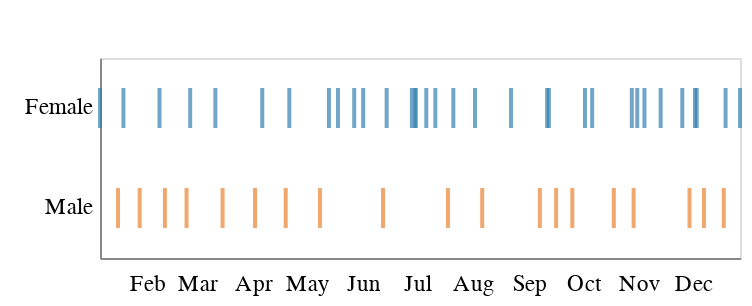

Notebook source saved alongside this figure:
### Code cell
# MOBILE
alt.Chart(books).mark_tick(thickness=2,size=20).encode(
    x=alt.X('date',axis=alt.Axis(tickCount=12, format='%b', tickColor='#ffffff'), title=''),
    y=alt.Y('gender_description',axis=alt.Axis(tickCount=0, tickColor='#ffffff'), title=' '),
    color=alt.Color('gender_description', legend=None)
).configure_axis(
    grid=False).properties(height=100, width=320)

### Figure 1 — Vega-Lite specification as saved in the notebook (floating-point values rounded to 4 significant figures)
{"config": {"view": {"width": 800, "height": 450}, "background": "#ffffff", "title": {"anchor": "start", "font": "Benton Gothic Bold, sans", "fontColor": "#000000", "fontSize": 22, "fontWeight": "normal"}, "arc": {"fill": "#82c6df"}, "area": {"fill": "#82c6df"}, "line": {"stroke": "#82c6df", "strokeWidth": 3}, "path": {"stroke": "#82c6df"}, "rect": {"fill": "#82c6df"}, "shape": {"stroke": "#82c6df"}, "bar": {"fill": "#82c6df"}, "point": {"stroke": "#82c6df"}, "symbol": {"fill": "#82c6df", "size": 30}, "axis": {"titleFont": "Benton Gothic Bold, sans", "titleFontSize": 13, "titleFontWeight": "normal", "labelFont": "Benton Gothic, sans", "labelFontSize": 11.5, "labelFontWeight": "normal", "grid": false}, "axisX": {"labelAngle": 0, "labelPadding": 4, "tickSize": 3}, "axisY": {"labelBaseline": "middle", "maxExtent": 45, "minExtent": 45, "tickSize": 2, "titleAlign": "left", "titleAngle": 0, "titleX": -45, "titleY": -11}, "legend": {"titleFont": "Benton Gothic Bold, sans", "titleFontSize": 13, "titleFontWeight": "normal", "symbolType": "square", "labelFont": "Benton Gothic, sans", "labelFontSize": 11.5}, "range": {"category": ["#3580b1", "#ec8431", "#ab7fb4", "#c89d29", "#adc839", "#829eb1"], "diverging": ["#e68a4f", "#f4bb6a", "#f9e39c", "#dadfe2", "#a6b7c6", "#849eae"], "heatmap": ["#fbf2c7", "#f9e39c", "#f8d36e", "#f4bb6a", "#e68a4f", "#d15a40", "#ab4232"], "ordinal": ["#fbf2c7", "#f9e39c", "#f8d36e", "#f4bb6a", "#e68a4f", "#d15a40", "#ab4232"], "ramp": ["#fbf2c7", "#f9e39c", "#f8d36e", "#f4bb6a", "#e68a4f", "#d15a40", "#ab4232"]}}, "data": {"name": "data-7c8b8837e3db213cb2339b0fa7827d31"}, "mark": {"type": "tick", "size": 20, "thickness": 2}, "encoding": {"color": {"type": "nominal", "field": "gender_description", "legend": null}, "x": {"type": "temporal", "axis": {"format": "%b", "tickColor": "#ffffff", "tickCount": 12}, "field": "date", "title": ""}, "y": {"type": "nominal", "axis": {"tickColor": "#ffffff", "tickCount": 0}, "field": "gender_description", "title": " "}}, "height": 100, "width": 320, "$schema": "https://vega.github.io/schema/vega-lite/v4.0.2.json", "datasets": {"data-7c8b8837e3db213cb2339b0fa7827d31": [{"order": 1, "title": "Brotopia", "author": "Emily Chang", "pages": 317, "url": "https://www.goodreads.com/book/show/36288143-brotopia", "gender": "F", "type": "Non-Fiction", "subgenre": "Business", "avg_goodreads_rating": 4.04, "started": "2018-12-26T00:00:00", "date": "2019-01-06T00:00:00", "faves": null, "year": "2019", "days_to_read": 11, "gender_description": "Female"}, {"order": 2, "title": "The Human Stain", "author": "Philip Roth", "pages": 384, "url": "https://www.goodreads.com/book/show/11734.The_Human_Stain?from_search=true", "gender": "M", "type": "Fiction", "subgenre": "Literature", "avg_goodreads_rating": 3.87, "started": "2019-01-06T00:00:00", "date": "2019-01-16T00:00:00", "faves": "Y", "year": "2019", "days_to_read": 10, "gender_description": "Male"}, {"order": 3, "title": "You Know You Want This", "author": "Kristen Roupenian", "pages": 225, "url": "https://www.goodreads.com/book/show/40539045-you-know-you-want-this", "gender": "F", "type": "Fiction", "subgenre": "Short Stories", "avg_goodreads_rating": 3.86, "started": "2019-01-16T00:00:00", "date": "2019-01-19T00:00:00", "faves": null, "year": "2019", "days_to_read": 3, "gender_description": "Female"}, {"order": 4, "title": "Why Buddhism is True", "author": "Robert Wright", "pages": 336, "url": "https://www.goodreads.com/book/show/32895535-why-buddhism-is-true?from_search=true", "gender": "M", "type": "Non-Fiction", "subgenre": "Religion", "avg_goodreads_rating": 4.05, "started": "2019-01-18T00:00:00", "date": "2019-04-02T00:00:00", "faves": null, "year": "2019", "days_to_read": 74, "gender_description": "Male"}, {"order": 5, "title": "If Beale Street Could Talk", "author": "James Baldwin", "pages": 197, "url": "https://www.goodreads.com/book/show/38463.If_Beale_Street_Could_Talk", "gender": "M", "type": "Fiction", "subgenre": "Classics", "avg_goodreads_rating": 4.29, "started": "2019-01-22T00:00:00", "date": "2019-01-28T00:00:00", "faves": null, "year": "2019", "days_to_read": 6, "gender_description": "Male"}, {"order": 6, "title": "Nobody Cares", "author": "Anne Donahue", "pages": 240, "url": "https://www.goodreads.com/book/show/36360167-nobody-cares", "gender": "F", "type": "Non-Fiction", "subgenre": "Essays", "avg_goodreads_rating": 3.67, "started": "2019-02-03T00:00:00", "date": "2019-02-25T00:00:00", "faves": null, "year": "2019", "days_to_read": 22, "gender_description": "Female"}, {"order": 7, "title": "Acts of Infidelity", "author": "Lena Andersson", "pages": 366, "url": "https://www.goodreads.com/book/show/22601256-utan-personligt-ansvar", "gender": "F", "type": "Fiction", "subgenre": "Swedish Lit", "avg_goodreads_rating": 3.66, "started": "2019-02-01T00:00:00", "date": "2019-02-08T00:00:00", "faves": null, "year": "2019", "days_to_read": 7, "gender_description": "Female"}, {"order": 8, "title": "There Will Be No Miracles Here", "author": "Casey Gerald", "pages": 394, "url": "https://www.goodreads.com/book/show/38650651-there-will-be-no-miracles-here?from_search=true", "gender": "M", "type": "Non-Fiction", "subgenre": "Memoir", "avg_goodreads_rating": 3.72, "started": "2019-01-27T00:00:00", "date": "2019-02-11T00:00:00", "faves": null, "year": "2019", "days_to_read": 15, "gender_description": "Male"}, {"order": 9, "title": "The Unbearable Lightness of Being", "author": "Milan Kundera", "pages": 320, "url": "https://www.goodreads.com/book/show/9717.The_Unbearable_Lightness_of_Being?from_search=true", "gender": "M", "type": "Fiction", "subgenre": "Classics", "avg_goodreads_rating": 4.09, "started": "2019-02-16T00:00:00", "date": "2019-02-23T00:00:00", "faves": null, "year": "2019", "days_to_read": 7, "gender_description": "Male"}, {"order": 10, "title": "The Beauty Myth", "author": "Naomi Wolf", "pages": 368, "url": "https://www.goodreads.com/book/show/39926.The_Beauty_Myth", "gender": "F", "type": "Non-Fiction", "subgenre": "Feminism", "avg_goodreads_rating": 3.9, "started": "2019-02-12T00:00:00", "date": "2019-11-04T00:00:00", "faves": null, "year": "2019", "days_to_read": 265, "gender_description": "Female"}, {"order": 11, "title": "LOT", "author": "Bryan Washington", "pages": 240, "url": "https://www.goodreads.com/book/show/40749395-lot", "gender": "M", "type": "Fiction", "subgenre": "Short Stories", "avg_goodreads_rating": 3.74, "started": "2019-02-28T00:00:00", "date": "2019-03-15T00:00:00", "faves": "Y", "year": "2019", "days_to_read": 15, "gender_description": "Male"}, {"order": 12, "title": "Oculus", "author": "Sally Wen Mao", "pages": 119, "url": "https://www.goodreads.com/book/show/40121999-oculus", "gender": "F", "type": "Poetry", "subgenre": "Contemporary", "avg_goodreads_rating": 4.22, "started": "2019-03-03T00:00:00", "date": "2019-03-11T00:00:00", "faves": null, "year": "2019", "days_to_read": 8, "gender_description": "Female"}, {"order": 13, "title": "Homo Deus: A Brief History of Tomorrow", "author": "Yuval Harari", "pages": 450, "url": "https://www.goodreads.com/book/show/31138556-homo-deus?from_search=true", "gender": "M", "type": "Non-Fiction", "subgenre": "History", "avg_goodreads_rating": 4.29, "started": "2019-03-22T00:00:00", "date": "2019-04-19T00:00:00", "faves": null, "year": "2019", "days_to_read": 28, "gender_description": "Male"}, {"order": 14, "title": "Heart Berries", "author": "Terese Marie Mailhot", "pages": 143, "url": "https://www.goodreads.com/book/show/35840657-heart-berries", "gender": "F", "type": "Non-Fiction", "subgenre": "Memoir", "avg_goodreads_rating": 3.89, "started": "2019-04-03T00:00:00", "date": "2019-04-06T00:00:00", "faves": null, "year": "2019", "days_to_read": 3, "gender_description": "Female"}, {"order": 15, "title": "Lake Success", "author": "Gary Schneyngart", "pages": 339, "url": "https://www.goodreads.com/book/show/36739942-lake-success", "gender": "M", "type": "Fiction", "subgenre": "Contemporary", "avg_goodreads_rating": 3.64, "started": "2019-04-21T00:00:00", "date": "2019-12-07T00:00:00", "faves": null, "year": "2019", "days_to_read": 230, "gender_description": "Male"}, {"order": 16, "title": "Normal People", "author": "Sally Rooney", "pages": 266, "url": "https://www.goodreads.com/book/show/37539457-normal-people", "gender": "F", "type": "Fiction", "subgenre": "Contemporary", "avg_goodreads_rating": 3.89, "started": "2019-04-20T00:00:00", "date": "2019-04-21T00:00:00", "faves": "Y", "year": "2019", "days_to_read": 1, "gender_description": "Female"}, {"order": 17, "title": "Less", "author": "Andrew Sean Greer", "pages": 273, "url": "https://www.goodreads.com/book/show/39927096-less", "gender": "M", "type": "Fiction", "subgenre": "Contemporary", "avg_goodreads_rating": 3.76, "started": "2019-04-25T00:00:00", "date": "2019-05-08T00:00:00", "faves": null, "year": "2019", "days_to_read": 13, "gender_description": "Male"}, {"order": 18, "title": "Nobody is Ever Missing", "author": "Catherine Lacey", "pages": 244, "url": "https://www.goodreads.com/book/show/18490560-nobody-is-ever-missing?from_search=true", "gender": "F", "type": "Fiction", "subgenre": "Contemporary", "avg_goodreads_rating": 3.27, "started": "2019-05-08T00:00:00", "date": "2019-05-13T00:00:00", "faves": null, "year": "2019", "days_to_read": 5, "gender_description": "Female"}, {"order": 19, "title": "The New Me", "author": "Halle Butler", "pages": 208, "url": "https://www.goodreads.com/book/show/36342706-the-new-me", "gender": "F", "type": "Fiction", "subgenre": "Contemporary", "avg_goodreads_rating": 3.6, "started": "2019-05-13T00:00:00", "date": "2019-05-18T00:00:00", "faves": "Nope", "year": "2019", "days_to_read": 5, "gender_description": "Female"}, {"order": 20, "title": "The Empathy Exams", "author": "Leslie Jamison", "pages": 226, "url": "https://www.goodreads.com/en/book/show/17934655", "gender": "F", "type": "Non-Fiction", "subgenre": "Essays", "avg_goodreads_rating": 3.64, "started": "2019-05-18T00:00:00", "date": "2019-05-27T00:00:00", "faves": null, "year": "2019", "days_to_read": 9, "gender_description": "Female"}, {"order": 21, "title": "Bad Blood", "author": "John Carreyou", "pages": 339, "url": "https://www.goodreads.com/book/show/37976541-bad-blood?from_search=true", "gender": "M", "type": "Non-Fiction", "subgenre": "True Crime", "avg_goodreads_rating": 4.48, "started": "2019-06-01T00:00:00", "date": "2019-06-12T00:00:00", "faves": null, "year": "2019", "days_to_read": 11, "gender_description": "Male"}, {"order": 22, "title": "The Recovering: Intoxication and its Aftermath", "author": "Leslie Jamison", "pages": 545, "url": "https://www.goodreads.com/book/show/35959632-the-recovering", "gender": "F", "type": "Non-Fiction", "subgenre": "Memoir", "avg_goodreads_rating": 3.96, "started": "2019-05-27T00:00:00", "date": "2019-06-01T00:00:00", "faves": "Y", "year": "2019", "days_to_read": 5, "gender_description": "Female"}, {"order": 23, "title": "Evvie Drake Starts Over", "author": "Linda Holmes", "pages": 304, "url": "https://www.goodreads.com/book/show/40514431-evvie-drake-starts-over?ac=1&from_search=true", "gender": "F", "type": "Fiction", "subgenre": "Young Adult", "avg_goodreads_rating": 4.22, "started": "2019-06-30T00:00:00", "date": "2019-06-30T00:00:00", "faves": null, "year": "2019", "days_to_read": 0, "gender_description": "Female"}, {"order": 24, "title": "How to Change Your Mind", "author": "Michael Pollan", "pages": 480, "url": "https://www.goodreads.com/book/show/36613747-how-to-change-your-mind?from_search=true", "gender": "M", "type": "Non-Fiction", "subgenre": "Science", "avg_goodreads_rating": 4.31, "started": "2019-06-12T00:00:00", "date": "2019-10-18T00:00:00", "faves": null, "year": "2019", "days_to_read": 128, "gender_description": "Male"}, {"order": 25, "title": "Trust Exercise", "author": "Susan Choi", "pages": 257, "url": "https://www.goodreads.com/en/book/show/40046059", "gender": "F", "type": "Fiction", "subgenre": "Contemporary", "avg_goodreads_rating": 3.23, "started": "2019-06-12T00:00:00", "date": "2019-06-14T00:00:00", "faves": "Y", "year": "2019", "days_to_read": 2, "gender_description": "Female"}, {"order": 26, "title": "Trick Mirror", "author": "Jia Tolentino", "pages": 256, "url": "https://www.goodreads.com/book/show/43126457-trick-mirror?from_search=true", "gender": "F", "type": "Non-Fiction", "subgenre": "Essays", "avg_goodreads_rating": 4.33, "started": "2019-06-15T00:00:00", "date": "2019-06-30T00:00:00", "faves": "Y", "year": "2019", "days_to_read": 15, "gender_description": "Female"}, {"order": 27, "title": "Territory of Light", "author": "Yuko Tsushima", "pages": 122, "url": "https://www.goodreads.com/book/show/33871745-territory-of-light", "gender": "F", "type": "Fiction", "subgenre": "Japanese Lit", "avg_goodreads_rating": 3.66, "started": "2019-07-01T00:00:00", "date": "2019-07-06T00:00:00", "faves": null, "year": "2019", "days_to_read": 5, "gender_description": "Female"}, {"order": 28, "title": "Unclaimed Baggage", "author": "Jen Doll", "pages": 384, "url": "https://www.goodreads.com/book/show/36949992-unclaimed-baggage?ac=1&from_search=true", "gender": "F", "type": "Fiction", "subgenre": "Young Adult", "avg_goodreads_rating": 3.73, "started": "2019-01-08T00:00:00", "date": "2019-07-11T00:00:00", "faves": null, "year": "2019", "days_to_read": 184, "gender_description": "Female"}, {"order": 29, "title": "Fleishman Is In Trouble", "author": "Taffy Brodesser-Akner", "pages": 384, "url": "https://www.goodreads.com/book/show/41880602-fleishman-is-in-trouble?ac=1&from_search=true", "gender": "F", "type": "Fiction", "subgenre": "Contemporary", "avg_goodreads_rating": 4.1, "started": "2019-06-17T00:00:00", "date": "2019-06-28T00:00:00", "faves": "Y", "year": "2019", "days_to_read": 11, "gender_description": "Female"}, {"order": 30, "title": "Lifespan", "author": "David Sinclair", "pages": 432, "url": "https://www.goodreads.com/book/show/43723901-lifespan?ac=1&from_search=true", "gender": "M", "type": "Non-Fiction", "subgenre": "Science", "avg_goodreads_rating": 4.27, "started": "2019-07-01T00:00:00", "date": "2019-07-18T00:00:00", "faves": null, "year": "2019", "days_to_read": 17, "gender_description": "Male"}, {"order": 31, "title": "Uncanny Valley", "author": "Anna Wiener", "pages": 304, "url": "https://www.goodreads.com/book/show/45186565-uncanny-valley?ac=1&from_search=true", "gender": "F", "type": "Non-Fiction", "subgenre": "Memoir", "avg_goodreads_rating": 4.2, "started": "2019-07-19T00:00:00", "date": "2019-07-21T00:00:00", "faves": "y", "year": "2019", "days_to_read": 2, "gender_description": "Female"}, {"order": 32, "title": "Hit Makers", "author": "Derek Thompson", "pages": 352, "url": "https://www.goodreads.com/book/show/30901608-hit-makers", "gender": "M", "type": "Non-Fiction", "subgenre": "Pop Culture", "avg_goodreads_rating": 3.95, "started": "2019-07-20T00:00:00", "date": "2019-08-06T00:00:00", "faves": null, "year": "2019", "days_to_read": 17, "gender_description": "Male"}, {"order": 33, "title": "Genghis Khan and the Making of the Modern World", "author": "Jack Weatherford", "pages": 352, "url": "https://www.goodreads.com/book/show/40718726-genghis-khan-and-the-making-of-the-modern-world?ac=1&from_search=true", "gender": "M", "type": "Non-Fiction", "subgenre": "History", "avg_goodreads_rating": 4.02, "started": "2019-07-25T00:00:00", "date": "2019-09-07T00:00:00", "faves": null, "year": "2019", "days_to_read": 44, "gender_description": "Male"}, {"order": 34, "title": "For the Love of Men: A New Vision for Mindful Masculinity", "author": "Liz Plank", "pages": 300, "url": "https://www.goodreads.com/book/show/43263540-for-the-love-of-men", "gender": "F", "type": "Non-Fiction", "subgenre": "Feminism", "avg_goodreads_rating": 4.38, "started": "2019-07-23T00:00:00", "date": "2019-08-02T00:00:00", "faves": null, "year": "2019", "days_to_read": 10, "gender_description": "Female"}, {"order": 35, "title": "Three Women", "author": "Lisa Taddeo", "pages": 304, "url": "https://www.goodreads.com/book/show/42201100-three-women", "gender": "F", "type": "Non-Fiction", "subgenre": "Feminism", "avg_goodreads_rating": 3.87, "started": "2019-08-15T00:00:00", "date": "2019-08-22T00:00:00", "faves": "y", "year": "2019", "days_to_read": 7, "gender_description": "Female"}, {"order": 36, "title": "Brave New World", "author": "Aldous Huxley", "pages": 288, "url": "https://www.goodreads.com/book/show/5129.Brave_New_World?ac=1&from_search=true", "gender": "M", "type": "Fiction", "subgenre": "Science ", "avg_goodreads_rating": 3.98, "started": "2019-09-15T00:00:00", "date": "2019-09-16T00:00:00", "faves": null, "year": "2019", "days_to_read": 1, "gender_description": "Male"}, {"order": 37, "title": "Permanent Record", "author": "Mary HK Choi", "pages": 400, "url": "https://www.goodreads.com/book/show/43562239-permanent-record?from_search=true", "gender": "F", "type": "Fiction", "subgenre": "Young Adult", "avg_goodreads_rating": 3.84, "started": "2019-09-07T00:00:00", "date": "2019-09-11T00:00:00", "faves": null, "year": "2019", "days_to_read": 4, "gender_description": "Female"}, {"order": 38, "title": "I Was Their American Dream", "author": "Malaka Gharib", "pages": 160, "url": "https://www.goodreads.com/book/show/40909448-i-was-their-american-dream?from_search=true", "gender": "F", "type": "Non-Fiction", "subgenre": "Graphic Novel", "avg_goodreads_rating": 4.3, "started": "2019-09-05T00:00:00", "date": "2019-09-12T00:00:00", "faves": null, "year": "2019", "days_to_read": 7, "gender_description": "Female"}, {"order": 39, "title": "Men Without Women", "author": "Haruki Murakami", "pages": 242, "url": "https://www.goodreads.com/book/show/31950871-men-without-women", "gender": "M", "type": "Fiction", "subgenre": "Short Stories", "avg_goodreads_rating": 3.77, "started": "2019-09-18T00:00:00", "date": "2019-09-25T00:00:00", "faves": null, "year": "2019", "days_to_read": 7, "gender_description": "Male"}, {"order": 40, "title": "Make it Scream Make it Burn", "author": "Leslie Jamison", "pages": 272, "url": "https://www.goodreads.com/book/show/43521617-make-it-scream-make-it-burn?from_search=true", "gender": "F", "type": "Non-Fiction", "subgenre": "Essays", "avg_goodreads_rating": 4.13, "started": "2019-10-02T00:00:00", "date": "2019-10-06T00:00:00", "faves": null, "year": "2019", "days_to_read": 4, "gender_description": "Female"}, {"order": 41, "title": "How to Talk So Your Kids Will Listen", "author": "Adele Faber and Elaine Mazlish", "pages": 368, "url": "https://www.goodreads.com/book/show/12371502-how-to-talk-so-kids-will-listen-listen-so-kids-will-talk", "gender": "F", "type": "Non-Fiction", "subgenre": "Parenting", "avg_goodreads_rating": 4.26, "started": "2019-09-28T00:00:00", "date": "2019-10-02T00:00:00", "faves": "Y", "year": "2019", "days_to_read": 4, "gender_description": "Female"}, {"order": 43, "title": "Maybe You Should Talk to Somebody", "author": "Lori Gottlieb", "pages": 432, "url": "https://www.goodreads.com/book/show/37570546-maybe-you-should-talk-to-someone?from_search=true", "gender": "F", "type": "Non-Fiction", "subgenre": "Memoir", "avg_goodreads_rating": 4.4, "started": "2019-10-18T00:00:00", "date": "2019-11-25T00:00:00", "faves": "Y", "year": "2019", "days_to_read": 38, "gender_description": "Female"}, {"order": 44, "title": "Think Like Your Editor", "author": "Susan Rabiner", "pages": 288, "url": "https://www.goodreads.com/book/show/18988615-thinking-like-your-editor?utm_content=review_cta_book_image&utm_medium=email&utm_source=bookend", "gender": "F", "type": "Non-Fiction", "subgenre": "Writing", "avg_goodreads_rating": 4.04, "started": "2019-10-24T00:00:00", "date": "2019-10-28T00:00:00", "faves": null, "year": "2019", "days_to_read": 4, "gender_description": "Female"}, {"order": 45, "title": "Kim Ji Young Born 1982", "author": "Cho Nam-joo", "pages": 144, "url": "https://www.goodreads.com/book/show/47320138-kim-ji-young-born-1982?ac=1&from_search=true", "gender": "F", "type": "Fiction", "subgenre": "Feminism", "avg_goodreads_rating": 4.17, "started": "2019-10-28T00:00:00", "date": "2019-10-31T00:00:00", "faves": null, "year": "2019", "days_to_read": 3, "gender_description": "Female"}, {"order": 46, "title": "Superman vs the KKK", "author": "Rick Bowers", "pages": 160, "url": "https://www.goodreads.com/book/show/11407829-superman-versus-the-ku-klux-klan?from_search=true", "gender": "M", "type": "Non-Fiction", "subgenre": "History", "avg_goodreads_rating": 3.66, "started": "2019-10-28T00:00:00", "date": "2019-10-29T00:00:00", "faves": null, "year": "2019", "days_to_read": 1, "gender_description": "Male"}, {"order": 47, "title": "The Likeability Trap", "author": "Alicia Menendez", "pages": 240, "url": "https://www.goodreads.com/book/show/46408581-the-likeability-trap?from_search=true&qid=oURYa3fiGo&rank=1", "gender": "F", "type": "Non-Fiction", "subgenre": "Feminism", "avg_goodreads_rating": 3.7, "started": "2019-11-08T00:00:00", "date": "2019-11-13T00:00:00", "faves": null, "year": "2019", "days_to_read": 5, "gender_description": "Female"}, {"order": 48, "title": "A Short HIstory of Progress", "author": "Ronald Wright", "pages": 224, "url": "https://www.goodreads.com/book/show/331227.A_Short_History_of_Progress?from_search=true&qid=supt2TGSOt&rank=1", "gender": "M", "type": "Non-Fiction", "subgenre": "History", "avg_goodreads_rating": 4.1, "started": "2019-11-13T00:00:00", "date": "2019-11-29T00:00:00", "faves": null, "year": "2019", "days_to_read": 16, "gender_description": "Male"}, {"order": 49, "title": "The Last Romantics", "author": "Tara Conklin", "pages": 368, "url": "https://www.goodreads.com/book/show/35068465-the-last-romantics?ac=1&from_search=true&qid=dert731j6D&rank=1", "gender": "F", "type": "Fiction", "subgenre": "Contemporary", "avg_goodreads_rating": 3.78, "started": "2019-11-29T00:00:00", "date": "2019-12-02T00:00:00", "faves": "Y", "year": "2019", "days_to_read": 3, "gender_description": "Female"}, {"order": 50, "title": "Four Soldiers", "author": "Hubert Mingarelli", "pages": 160, "url": "https://www.goodreads.com/book/show/41557466-four-soldiers?from_search=true&qid=tFOQALgbWg&rank=1", "gender": "F", "type": "Fiction", "subgenre": "Historical", "avg_goodreads_rating": 3.78, "started": "2019-11-29T00:00:00", "date": "2019-12-03T00:00:00", "faves": null, "year": "2019", "days_to_read": 4, "gender_description": "Female"}, {"order": 51, "title": "Working", "author": "Robert Caro", "pages": 231, "url": "https://www.goodreads.com/book/show/43205240-working?from_search=true&qid=51xloY5uTL&rank=1", "gender": "M", "type": "Non-Fiction", "subgenre": "Writing", "avg_goodreads_rating": 4.43, "started": "2019-12-15T00:00:00", "date": "2019-12-18T00:00:00", "faves": null, "year": "2019", "days_to_read": 3, "gender_description": "Male"}, {"order": 52, "title": "The Incendiaries", "author": "R.O. Kwon", "pages": 214, "url": "https://www.goodreads.com/book/show/36679056-the-incendiaries", "gender": "F", "type": "Fiction", "subgenre": "Contemporary", "avg_goodreads_rating": 3.28, "started": "2019-12-19T00:00:00", "date": "2019-12-19T00:00:00", "faves": null, "year": "2019", "days_to_read": 0, "gender_description": "Female"}, {"order": 53, "title": "Wedding Toasts I'll Never Give", "author": "Ada Calhoun", "pages": 192, "url": "https://www.goodreads.com/book/show/36236126-wedding-toasts-i-ll-never-give", "gender": "F", "type": "Non-Fiction", "subgenre": "Essays", "avg_goodreads_rating": 3.86, "started": "2019-12-26T00:00:00", "date": "2019-12-27T00:00:00", "faves": null, "year": "2019", "days_to_read": 1, "gender_description": "Female"}]}}
